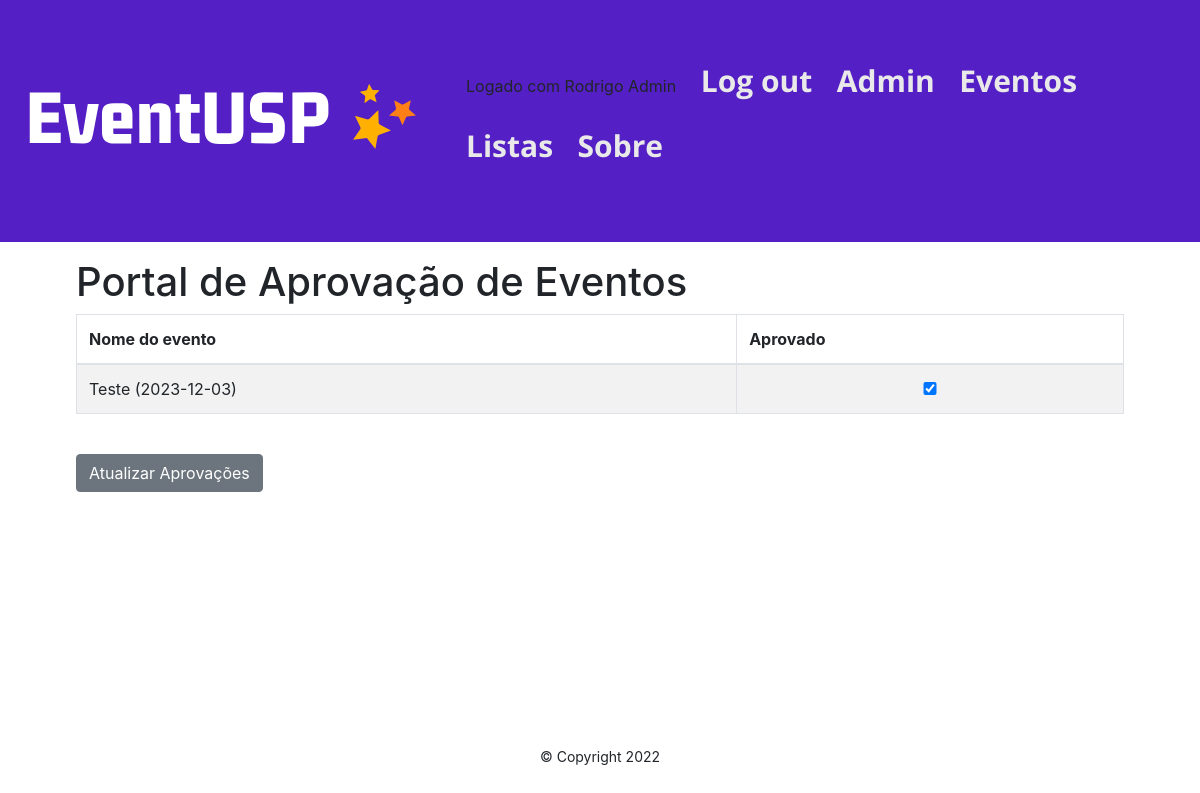
Screenshot of /events/admin_approval (signed in) with the database file from the repository.
### accounts/models.py (models this page shows)
class User(AbstractUser):
    first_name = models.CharField(_("first name"), max_length=150)
    last_name = models.CharField(_("last name"), max_length=150)
    email = models.EmailField(_('email address'), unique=True)
    cpf = models.CharField(_('CPF'), max_length=11, unique=True)

### events/models.py (models this page shows)
class Event(models.Model):
    name = models.CharField(max_length=50)
    date = models.DateField('data', null=True, blank=True)
    time = models.TimeField('tempo', null=True, blank=True)
    duration = models.TimeField('duracao', null=True, blank=True)
    place = models.CharField(max_length=50)
    description = models.CharField(max_length=1500)
    summary = models.CharField(max_length=500)
    max_participants = models.IntegerField()
    cover_photo_url = models.URLField(max_length=200, null=True)
    event_photo_url = models.URLField(max_length=200, null=True)
    approved = models.BooleanField('Aprovado', default=False)
    formato = models.ForeignKey(
            Formato,
            on_delete=models.CASCADE,
        )
    tema = models.ForeignKey(
            Tema,
            on_delete=models.CASCADE,
        )
    tipo_organizacao = models.ForeignKey(
            TipoOrganizacao,
            on_delete=models.CASCADE,
        )
    promotor = models.OneToOneField(
            Promotor,
            on_delete=models.CASCADE,
        )
    def __str__(self):
        return f'{self.name} ({self.date})'

### events/views.py (the view)
# urls.py: path('admin_approval', views.admin_approval, name='admin_approval'),
@user_passes_test(lambda u: u.is_superuser)
def admin_approval(request):
    event_list = Event.objects.all().order_by('-date')
    if request.method == "POST":
        id_list = request.POST.getlist('boxes')
        event_list.update(approved=False)
        for x in id_list:
            Event.objects.filter(pk=int(x)).update(approved=True)
        return HttpResponseRedirect(reverse('events:admin_approval'))
    else:
        return render(request, 'events/admin_approval.html', {"event_list":event_list})

### events/templates/events/admin_approval.html (shortened to what this page needs)
{% extends 'base.html' %}
{% block content %}
<h1>Portal de Aprovação de Eventos</h1>
<form action="" method=POST>
<table class="table table-striped table-hover table-bordered">
    <thead>
        <tr>
            <th scope="col">Nome do evento</th>
            <th scope="col">Aprovado</th>
        </tr>
    </thead>
    <tbody>
        {% for event in event_list %}
            <tr>
                <td> {{ event }} </td>
                <td>
                    {% if event.approved %}
                    <div class="form-check">
                        <input class="form-check-input" type="checkbox"
                            checked="checked" value = {{event.id}} name="boxes">
                    </div>
                    {% else %}
                    <div class="form-check">
                        <input class="form-check-input" type="checkbox"
                             value = {{event.id}} named="boxes">
                    </div>
                    {% endif %}
                </td>
        {% endfor %}
    </tbody>
</table>
<br>
<button class="btn btn-secondary" type="submit">Atualizar Aprovações</button>
{% endblock content %}

### staticpages/templates/base.html (shortened to what this page needs)
{% load static %}
<!DOCTYPE html>
<html lang="en">
<head>
    <link rel="stylesheet" type="text/css" href="{% static 'style.css' %}">
    <link rel="stylesheet" href="https://cdn.jsdelivr.net/npm/bootstrap@4.6.2/dist/css/bootstrap.min.css">
</head>
<body>
    <header id="cabecalho-principal">
        <a href="{% url 'index_log' %}"> <img src="{% static 'logo.svg' %}"> </a>
        <nav id="navegacao-principal">
            <ul>
                {% if user.is_authenticated %}
                    <li> Logado com {{ user.first_name }} {{ user.last_name }} </li>
                    <li><a href="{% url 'logout' %}">Log out</a></li>
                        {% if user.is_superuser %}
                            <li><a href="{% url 'approvals' %}">Admin</a></li>
                        {% endif %}
                {% else %}
                    <li><a href="{% url 'login' %}">Log in</a></li>
                {% endif %}
                <li><a href="{% url 'events:index' %}">Eventos</a></li>
                <li><a href="{% url 'events:lists' %}">Listas</a></li>
                <li><a href="{% url 'about' %}">Sobre</a></li>
            </ul>
        </nav>
    </header>
    <main id="conteiner-principal">
        {% block content %}
        {% endblock content %}
    </main>
    <footer id="rodape-principal">
        <p>
            <small>&copy Copyright 2022</small>
        </p>
    </footer>
</body>
</html>

### static/style.css (style rules this page uses)
:root { --primary-color: #000000; --secondary-color: #FF7F17; --tertiary-color: #f44d27; --secondary-color-light: #FFB001; --tertiary-color-light: #ff6d28; --bg-color: #fff; --secondary-bg-color: #e9e9e9; --color-shadow: #f4f4f4; font-family: Inter, sans-serif; font-size: 16px; line-height: 1.5em; }
* { box-sizing: border-box; }
html, body { height: 100%; }
header#cabecalho-principal { margin: 0 auto; width: 100%; padding: 3rem 1rem; background-color: #541FC4; display: flex; justify-content: space-between; align-items: center; }
li a { font-family: "Open Sans", medium; font-size: 30px; color: var(--secondary-bg-color); font-weight: bold; text-decoration: none; }
body { font-family: "Open Sans", medium; display: flex; flex-direction: column; }
nav#navegacao-principal li { display: inline-block; padding: 10px; }
main#conteiner-principal { margin: 0 auto; width: 100%; max-width: 1080px; padding: 1rem 1rem; flex-grow: 1; }
footer#rodape-principal { display: flex; flex-direction: column; justify-content: center; align-items: center; padding: 1rem 1rem; }
a { color: var(--secondary-color); text-decoration: none; }
input { display: block; width: 100%; max-width: 560px; border: 1px solid var(--secondary-bg-color); border-radius: 5px; margin-bottom: 1rem; padding: 0.4rem 0.8rem; }
button { font-family: "Open Sans", medium; background-color: var(--secondary-color); border: 2px solid var(--secondary-color); color: var(--bg-color); border-radius: 5px; display: inline-block; font-size: medium; font-weight: bold; margin: 0.5rem 0; padding: 1rem 2rem; }

### rows the page displays
User: first_name "Rodrigo", last_name "Admin"
Event: name+date "Teste (2023-12-03)"
